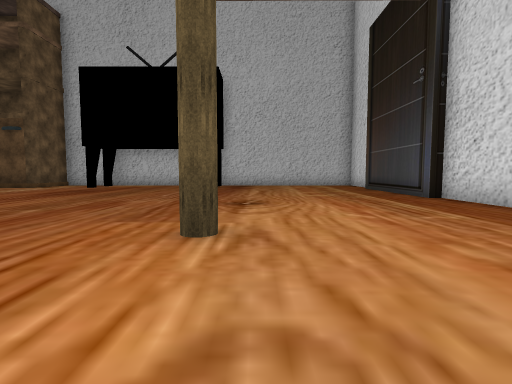
[1] (above)

16 first-person views from a walk through a scene from a Unity 3-D project. The camera is 1.4 m above the floor, tilts 4° down and sees 85° across. The floor is counted in squares, 2.25 m on a side. Each view is taken from the middle of a square. On the plan, view 1 faces up. The plan holds only what a view shows up to about 9 squares ahead; the rest is blank. The player character is not drawn. Some surface patterns are stand-ins.

[2]
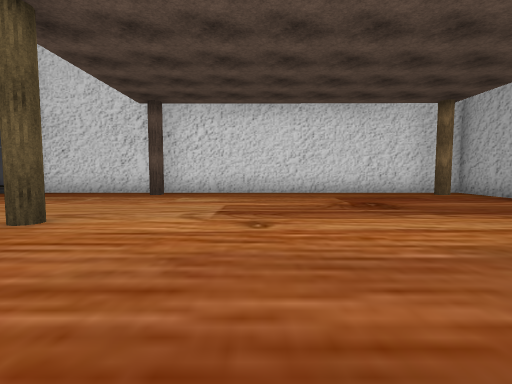

[3]
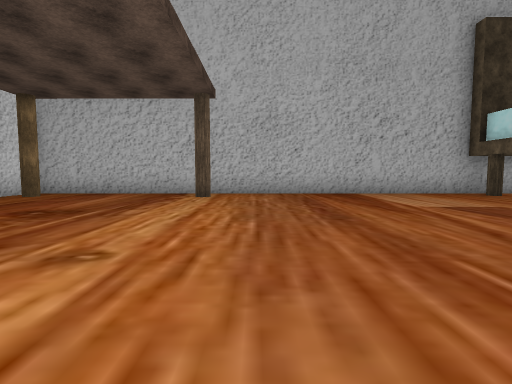

[4]
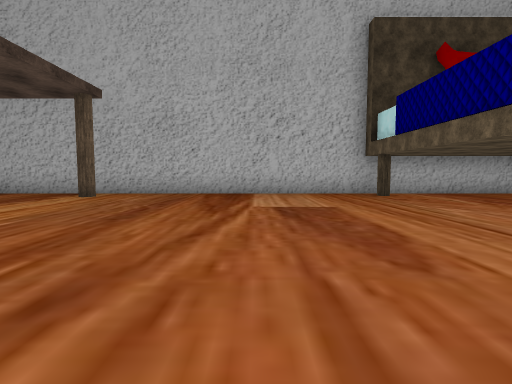

[5]
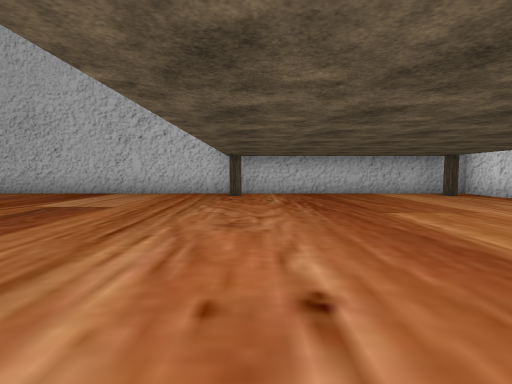

[6]
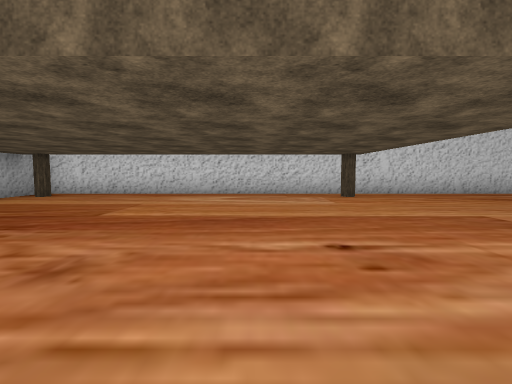

[7]
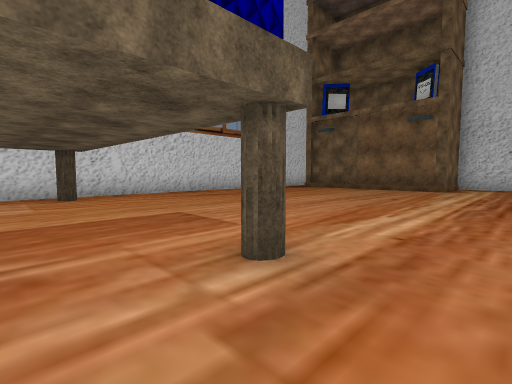

[8]
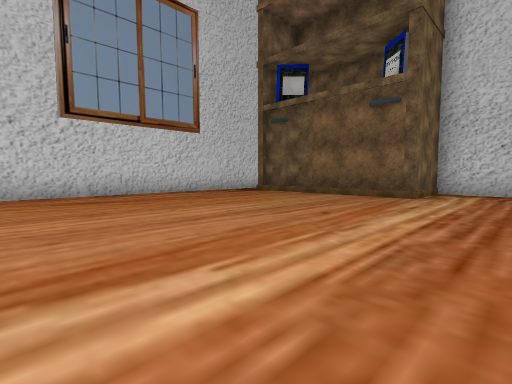

[9]
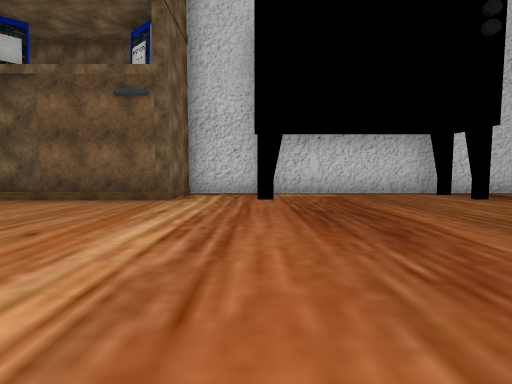

[10]
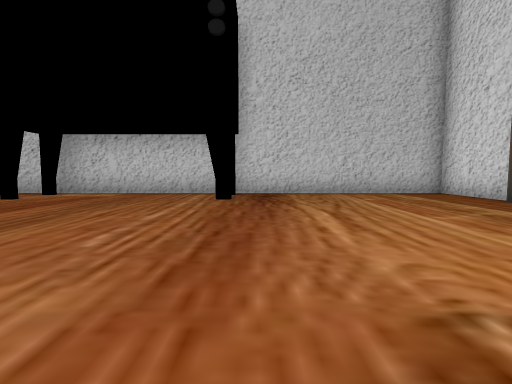

[11]
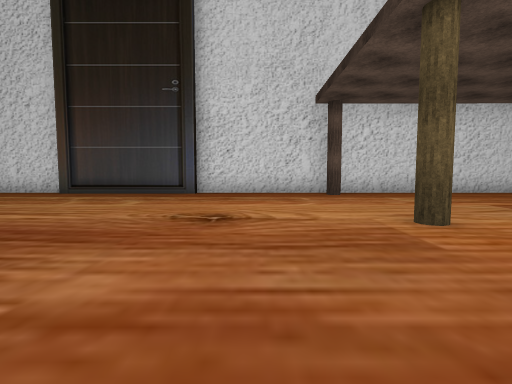

[12]
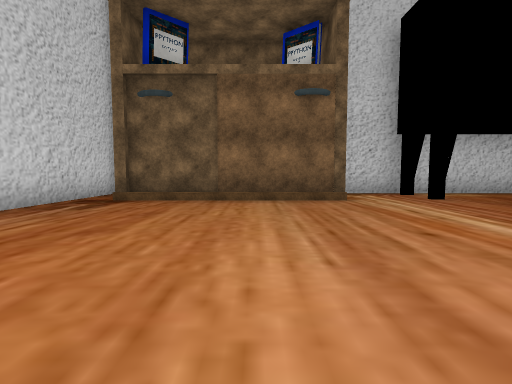

[13]
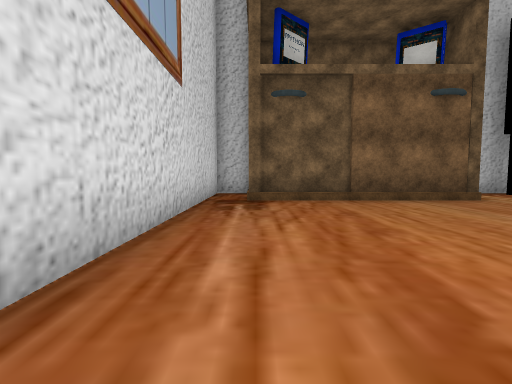

[14]
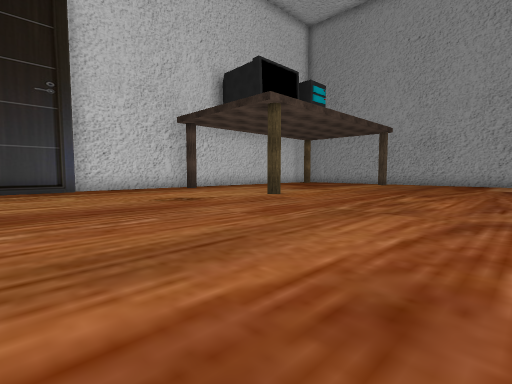

[15]
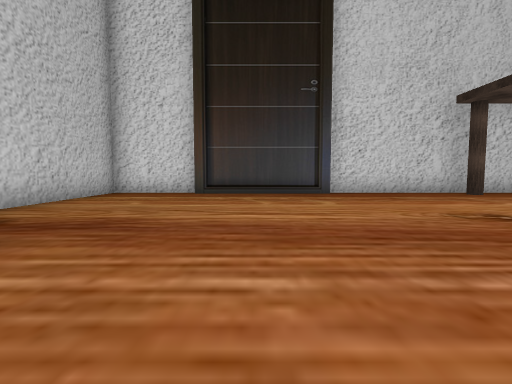

[16]
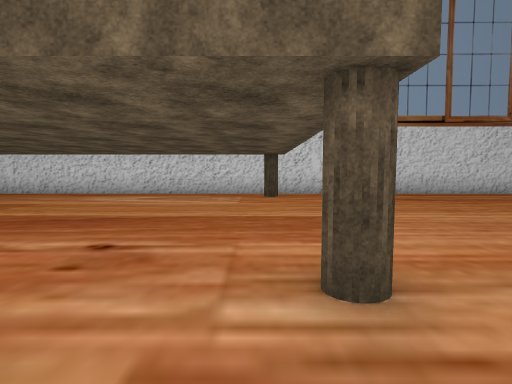

### Floor plan
Points are (right, up) in squares from view 1. A wall is a line through its corners. A room is listed if a view was taken in it or the views show most of it. See-through windows are left out.
Room 1 (views 1, 2, 3, 4, 5, 6, 7, 8, 9, 10, 11, 12, 13, 14, 15, 16)
walls: (4.5, 10.8) (4.5, 13.3) (-9.2, 13.3) (-9, 11.3) (-14.2, 11.3); (-14.1, 13.3) (-15.2, 13.3) (-15.2, -6.2) (4.5, -6.2) (4.5, 6.8) (4.2, 6.8) (4.2, 10.9)
ways out: gap at (-2, 13)

Where each view was taken, in squares from view 1:
view 1: 0 up, 0 right, facing up
view 2: 0 up, 4 left, facing right
view 3: 2 up, 2 left, facing down
view 4: 2 up, 5 left, facing down
view 5: 2 up, 9 left, facing down
view 6: 0 up, 7 left, facing left
view 7: 1 up, 7 left, facing up-left
view 8: 4 up, 7 left, facing up-left
view 9: 5 up, 7 left, facing up
view 10: 5 up, 1 left, facing up
view 11: 5 up, 4 left, facing right
view 12: 5 up, 11 left, facing up
view 13: 5 up, 14 left, facing up
view 14: 9 up, 6 left, facing down-right
view 15: 9 up, 4 left, facing right
view 16: 2 up, 7 left, facing left
